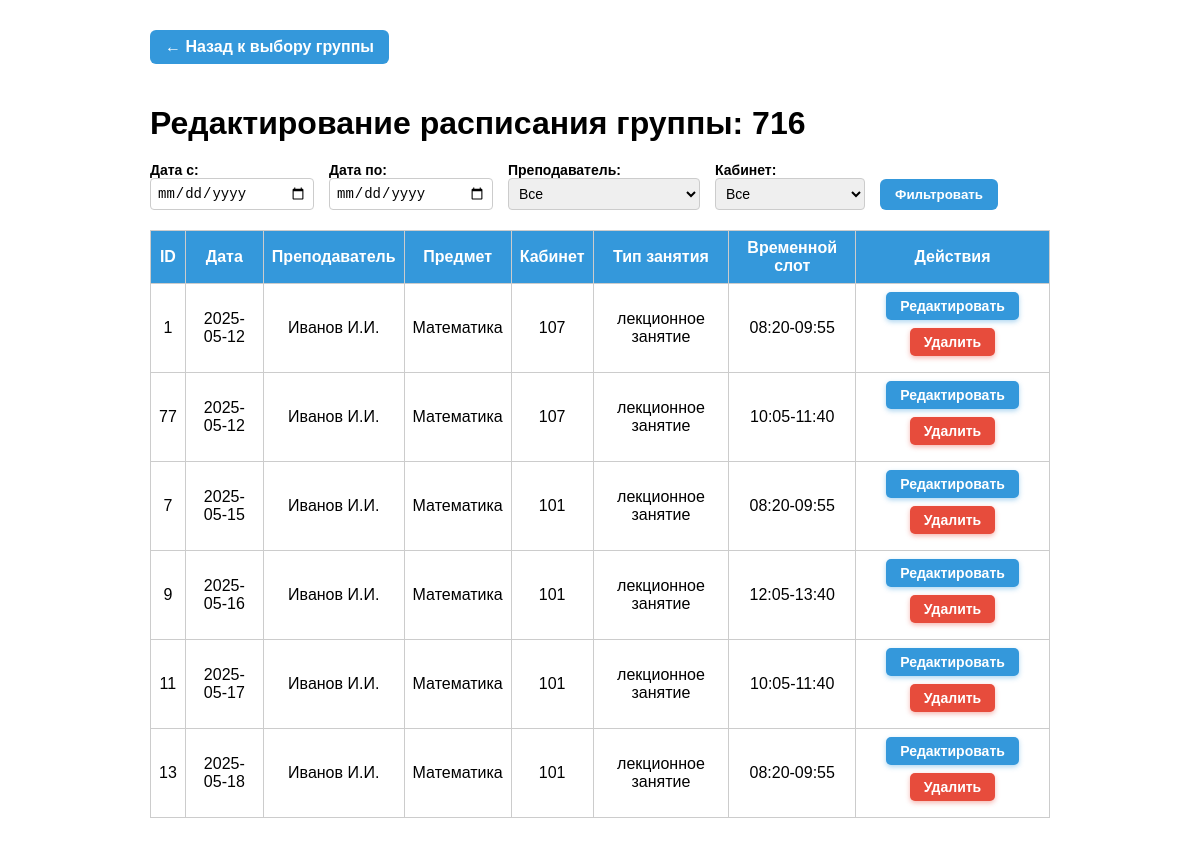
The app's page /groups_admin.php?group_id=1 (signed in) with its own data.
### tables this page shows
CREATE TABLE `groups` (
  `id` int NOT NULL AUTO_INCREMENT,
  `name` varchar(100) NOT NULL,
  `faculty` varchar(100) DEFAULT NULL,
  `course` int DEFAULT NULL,
  PRIMARY KEY (`id`),
  UNIQUE KEY `name` (`name`)
);

CREATE TABLE `schedule` (
  `id` int NOT NULL AUTO_INCREMENT,
  `date` date NOT NULL,
  `group_id` int NOT NULL,
  `teacher_id` int NOT NULL,
  `subject_id` int NOT NULL,
  `room_id` int NOT NULL,
  `lesson_type_id` int DEFAULT NULL,
  `time_slot_id` int DEFAULT NULL,
  PRIMARY KEY (`id`),
  UNIQUE KEY `unique_group_time` (`date`,`time_slot_id`,`group_id`),
  UNIQUE KEY `unique_teacher_time` (`date`,`time_slot_id`,`teacher_id`),
  UNIQUE KEY `unique_room_time` (`date`,`time_slot_id`,`room_id`),
  KEY `group_id` (`group_id`),
  KEY `teacher_id` (`teacher_id`),
  KEY `subject_id` (`subject_id`),
  KEY `room_id` (`room_id`),
  KEY `lesson_type_id` (`lesson_type_id`),
  KEY `idx_date_time` (`date`),
  KEY `fk_schedule_time_slot` (`time_slot_id`),
  CONSTRAINT `fk_schedule_time_slot` FOREIGN KEY (`time_slot_id`) REFERENCES `time_slots` (`id`) ON DELETE RESTRICT ON UPDATE CASCADE,
  CONSTRAINT `schedule_ibfk_1` FOREIGN KEY (`group_id`) REFERENCES `groups` (`id`) ON DELETE CASCADE,
  CONSTRAINT `schedule_ibfk_2` FOREIGN KEY (`teacher_id`) REFERENCES `teachers` (`id`) ON DELETE CASCADE,
  CONSTRAINT `schedule_ibfk_3` FOREIGN KEY (`subject_id`) REFERENCES `subjects` (`id`) ON DELETE CASCADE,
  CONSTRAINT `schedule_ibfk_4` FOREIGN KEY (`room_id`) REFERENCES `rooms` (`id`) ON DELETE CASCADE,
  CONSTRAINT `schedule_ibfk_5` FOREIGN KEY (`lesson_type_id`) REFERENCES `lesson_types` (`id`) ON DELETE SET NULL
);

CREATE TABLE `teachers` (
  `id` int NOT NULL AUTO_INCREMENT,
  `full_name` varchar(150) NOT NULL,
  `Кафедра` varchar(100) DEFAULT NULL,
  PRIMARY KEY (`id`)
);

CREATE TABLE `subjects` (
  `id` int NOT NULL AUTO_INCREMENT,
  `name` varchar(150) NOT NULL,
  `description` text,
  PRIMARY KEY (`id`)
);

CREATE TABLE `rooms` (
  `id` int NOT NULL AUTO_INCREMENT,
  `number` varchar(20) NOT NULL,
  `building` varchar(50) DEFAULT NULL,
  PRIMARY KEY (`id`)
);

CREATE TABLE `lesson_types` (
  `id` int NOT NULL AUTO_INCREMENT,
  `name` varchar(50) NOT NULL,
  PRIMARY KEY (`id`),
  UNIQUE KEY `name` (`name`)
);

CREATE TABLE `time_slots` (
  `id` int NOT NULL AUTO_INCREMENT,
  `start_time` time NOT NULL,
  `end_time` time NOT NULL,
  `label` varchar(20) NOT NULL,
  PRIMARY KEY (`id`),
  UNIQUE KEY `label` (`label`)
);

### groups_admin.php (the view, shortened to what this page needs)
<?php
$conn = getDbConnection();
$groupId = isset($_GET['group_id']) ? intval($_GET['group_id']) : 0;
$stmt = $conn->prepare("SELECT name FROM `groups` WHERE id = ?");
$stmt->bind_param("i", $groupId);
$stmt->execute();
$res = $stmt->get_result();
if ($row = $res->fetch_assoc()) {
    $groupName = $row['name'];
} else {
    die("Группа не найдена");
}
$dateFrom = $_GET['date_from'] ?? '';
$dateTo = $_GET['date_to'] ?? '';
$where = ["s.group_id = ?"];
$params = [$groupId];
$types = "i";
$whereSql = implode(" AND ", $where);
$sql = "
SELECT
    s.id,
    s.date,
    s.teacher_id,
    t.full_name AS teacher_name,
    s.subject_id,
    sub.name AS subject_name,
    s.room_id,
    r.number AS room_number,
    s.lesson_type_id,
    lt.name AS lesson_type_name,
    s.time_slot_id,
    ts.label AS time_slot_label
FROM schedule s
LEFT JOIN teachers t ON s.teacher_id = t.id
LEFT JOIN subjects sub ON s.subject_id = sub.id
LEFT JOIN rooms r ON s.room_id = r.id
LEFT JOIN lesson_types lt ON s.lesson_type_id = lt.id
LEFT JOIN time_slots ts ON s.time_slot_id = ts.id
WHERE $whereSql
ORDER BY s.date, s.time_slot_id
";
$stmt = $conn->prepare($sql);
$bindParams = [];
$bindParams[] = &$types;
for ($i = 0; $i < count($params); $i++) {
    $bindParams[] = &$params[$i];
}
call_user_func_array([$stmt, 'bind_param'], $bindParams);
$stmt->execute();
$result = $stmt->get_result();
$schedule = [];
while ($row = $result->fetch_assoc()) {
    $schedule[] = $row;
}
?>
<!DOCTYPE html>
<html lang="ru">
<head>
</head>
<body>
    <a href="admin_groups_select.php" class="btn-back">← Назад к выбору группы</a>
    <h1>Редактирование расписания группы: <?= htmlspecialchars($groupName) ?></h1>
    <form method="GET" class="filter-form" action="groups_admin.php">
        <label>
            Дата с:
            <input type="date" name="date_from" value="<?= htmlspecialchars($dateFrom) ?>">
        </label>
        <label>
            Дата по:
            <input type="date" name="date_to" value="<?= htmlspecialchars($dateTo) ?>">
        </label>
        <label>
            Преподаватель:
            <select name="teacher_id">
                <option value="">Все</option>
            </select>
        </label>
        <label>
            Кабинет:
            <select name="room_id">
                <option value="">Все</option>
            </select>
        </label>
        <button type="submit">Фильтровать</button>
    </form>
    <?php if (empty($schedule)): ?>
        <p>Записи отсутствуют.</p>
    <?php else: ?>
        <table>
            <thead>
                <tr>
                    <th>ID</th>
                    <th>Дата</th>
                    <th>Преподаватель</th>
                    <th>Предмет</th>
                    <th>Кабинет</th>
                    <th>Тип занятия</th>
                    <th>Временной слот</th>
                    <th>Действия</th>
                </tr>
            </thead>
            <tbody>
                <?php foreach ($schedule as $row): ?>
                    <tr data-id="<?= $row['id'] ?>">
                        <td><?= $row['id'] ?></td>
                        <td class="editable" data-field="date" data-value="<?= htmlspecialchars($row['date']) ?>">
                            <?= htmlspecialchars($row['date']) ?>
                        </td>
                        <td class="editable" data-field="teacher_id" data-value="<?= $row['teacher_id'] ?>">
                            <?= htmlspecialchars($row['teacher_name']) ?>
                        </td>
                        <td class="editable" data-field="subject_id" data-value="<?= $row['subject_id'] ?>">
                            <?= htmlspecialchars($row['subject_name']) ?>
                        </td>
                        <td class="editable" data-field="room_id" data-value="<?= $row['room_id'] ?>">
                            <?= htmlspecialchars($row['room_number']) ?>
                        </td>
                        <td class="editable" data-field="lesson_type_id" data-value="<?= $row['lesson_type_id'] ?>">
                            <?= htmlspecialchars($row['lesson_type_name']) ?>
                        </td>
                        <td class="editable" data-field="time_slot_id" data-value="<?= $row['time_slot_id'] ?>">
                            <?= htmlspecialchars($row['time_slot_label']) ?>
                        </td>
                        <td>
                            <button class="edit-btn">Редактировать</button>
                            <form method="POST" onsubmit="return confirm('Удалить запись ID <?= $row['id'] ?>?');"
                                style="display:inline;">
                                <button type="submit" class="delete-btn">Удалить</button>
                            </form>
                        </td>
                    </tr>
                <?php endforeach; ?>
            </tbody>
        </table>
    <?php endif; ?>
</body>
</html>

### groups_admin.php (style rules this page uses)
body { font-family: Arial, sans-serif; max-width: 900px; margin: 30px auto; }
h1 { margin-bottom: 20px; }
table { border-collapse: collapse; width: 100%; }
th, td { border: 1px solid #ccc; padding: 8px; text-align: center; }
th { background-color: #3498db; color: white; }
button.edit-btn, button.cancel-btn { background-color: #3498db; border: none; color: white; padding: 6px 14px; border-radius: 5px; cursor: pointer; font-weight: 600; font-size: 14px; transition: background-color 0.3s ease, box-shadow 0.3s ease; box-shadow: 0 2px 5px rgba(52, 152, 219, 0.4); user-select: none; }
button.delete-btn { background-color: #e74c3c; border: none; color: white; padding: 6px 14px; border-radius: 5px; cursor: pointer; font-weight: 600; font-size: 14px; transition: background-color 0.3s ease, box-shadow 0.3s ease; box-shadow: 0 2px 5px rgba(231, 76, 60, 0.4); }
button.edit-btn, button.cancel-btn, button.delete-btn { margin-bottom: 8px; }
.btn-back { margin-bottom: 20px; display: inline-block; background-color: #3498db; color: white; padding: 8px 15px; border-radius: 6px; text-decoration: none; font-weight: bold; }
form.filter-form { margin-bottom: 20px; display: flex; gap: 15px; flex-wrap: wrap; align-items: flex-end; }
form.filter-form label { display: flex; flex-direction: column; font-weight: bold; font-size: 14px; }
form.filter-form input, form.filter-form select { padding: 6px; font-size: 14px; border-radius: 4px; border: 1px solid #ccc; min-width: 150px; }
form.filter-form button { padding: 8px 15px; background-color: #3498db; color: white; border: none; border-radius: 6px; cursor: pointer; font-weight: bold; }

### records on screen
groups: name "716"
schedule: id "1", date "2025-05-12", teacher.full_name "Иванов И.И.", subject.name "Математика", room.number "107", lesson_type.name "лекционное занятие", time_slot.label "08:20-09:55"
schedule: id "77", date "2025-05-12", teacher.full_name "Иванов И.И.", subject.name "Математика", room.number "107", lesson_type.name "лекционное занятие", time_slot.label "10:05-11:40"
schedule: id "7", date "2025-05-15", teacher.full_name "Иванов И.И.", subject.name "Математика", room.number "101", lesson_type.name "лекционное занятие", time_slot.label "08:20-09:55"
schedule: id "9", date "2025-05-16", teacher.full_name "Иванов И.И.", subject.name "Математика", room.number "101", lesson_type.name "лекционное занятие", time_slot.label "12:05-13:40"
schedule: id "11", date "2025-05-17", teacher.full_name "Иванов И.И.", subject.name "Математика", room.number "101", lesson_type.name "лекционное занятие", time_slot.label "10:05-11:40"
schedule: id "13", date "2025-05-18", teacher.full_name "Иванов И.И.", subject.name "Математика", room.number "101", lesson_type.name "лекционное занятие", time_slot.label "08:20-09:55"
